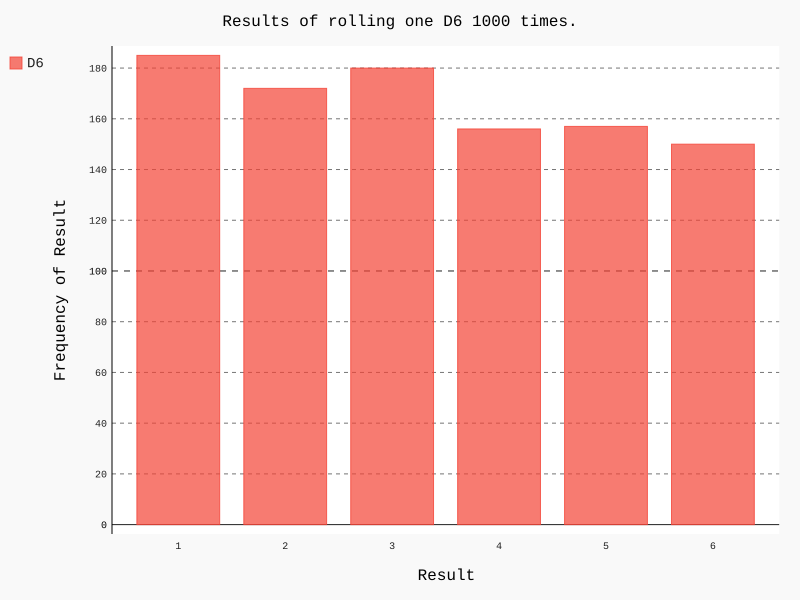

Recreate this plot in Python.
import pygal

from die import Die

# Create a D6.
die = Die()

# Make some rolls, and store results in a list.
results = []
for roll_num in range(1000):
    result = die.roll()
    results.append(result)

# Analyze the results.
frequencies = []
for value in range(1, die.num_sides+1):
    frequency = results.count(value)
    frequencies.append(frequency)

# Visualize the results.
hist = pygal.Bar()
hist.title = "Results of rolling one D6 1000 times."
hist.x_labels = ['1', '2', '3', '4', '5', '6']
hist.x_title = "Result"
hist.y_title = "Frequency of Result"

hist.add('D6', frequencies)
hist.render_to_file('die_visual.svg')
